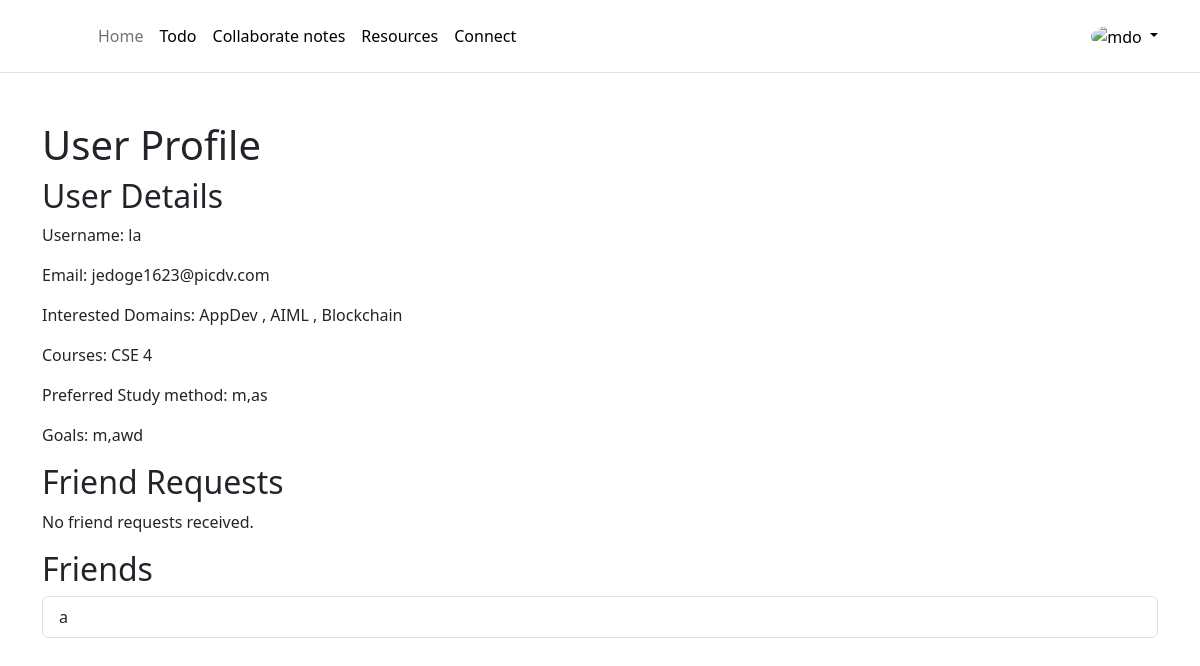
The app's page /accounts/profile/ (signed in), older data.
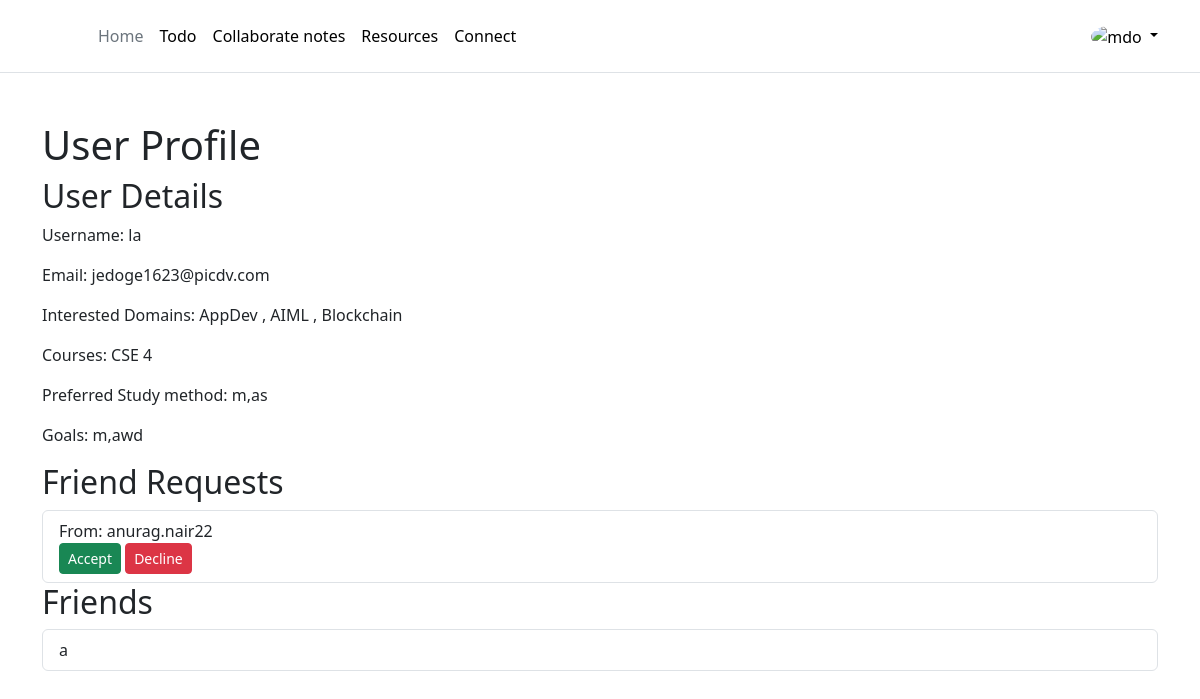
The same page, newer data.
### accounts/models.py (models this page shows, shortened)
class Domain(models.Model):
    name = models.CharField(max_length=20, unique=True)

### connections/models.py (models this page shows, shortened)
class FriendRequest(models.Model):
    sender = models.ForeignKey(User, related_name='sent_friend_requests', on_delete=models.CASCADE)
    receiver = models.ForeignKey(User, related_name='received_friend_requests', on_delete=models.CASCADE)
    STATUS_CHOICES = (
        ('pending', 'Pending'),
        ('accepted', 'Accepted'),
        ('declined', 'Declined'),
    )
    status = models.CharField(max_length=20, choices=STATUS_CHOICES, default='pending')
    created_at = models.DateTimeField(auto_now_add=True)

### accounts/views.py (the view)
# urls.py: path('profile/', views.profile, name="profile"),
@login_required(login_url='accounts:login')
def profile(request):
    user = request.user
    friend_requests = FriendRequest.objects.filter(receiver=user)  # Requests sent by the user
    user_profile = UserProfile.objects.get(user=user)
    friends = user_profile.friends.all()
    context = {
        'user': user,
        'friend_requests': friend_requests,
        'friends': friends,
    }
    return render(request, 'accounts/profile.html', context)

### frontend/templates/accounts/profile.html (shortened to what this page needs)
{% extends 'base/base.html' %}
{% load static %}
{% block content %}
<div class="container mt-5">
    <h1>User Profile</h1>
    <h2>User Details</h2>
    <p>Username: {{ user.username }}</p>
    <p>Email: {{ user.email }}</p>
    <p>Interested Domains:
        {% for domain in request.user.userprofile.domains.all %}
        {{ domain.name }}
        {% if not forloop.last %}, {% endif %}
    {% endfor %}
    <p>Courses: {{ user.userprofile.courses }}</p>
    <p>Preferred Study method: {{ user.userprofile.preferred_study_methods }}</p>
    <p>Goals: {{ user.userprofile.goals }}</p>
</p>
    <h2>Friend Requests </h2>
    {% if friend_requests %}
    <ul class="list-group">
        {% for request in friend_requests %}
        <li class="list-group-item">
            From: {{ request.sender.username }}
            <form method="post" action="{% url 'accounts:acdrequest' request.id %}">
                <button type="submit" name="action" value="accept" class="btn btn-success btn-sm mr-2"> Accept</button>
                <button type="submit" name="action" value="decline" class="btn btn-danger btn-sm"> Decline</button>
            </form>
        </li>
        {% endfor %}
    </ul>
    {% else %}
    <p>No friend requests received.</p>
    {% endif %}
    <h2>Friends</h2>
    {% if friends %}
    <ul class="list-group">
        {% for friend in friends %}
        <li class="list-group-item">{{ friend.username }}</li>
        {% endfor %}
    </ul>
    {% else %}
    <p>No friends yet.</p>
    {% endif %}
</div>
{% endblock %}

Row changes from the older to the newer data that the page shows:
added FriendRequest: sender.username "anurag.nair22"
Text that changed along with them:
text no longer shown: "No friend requests received."
